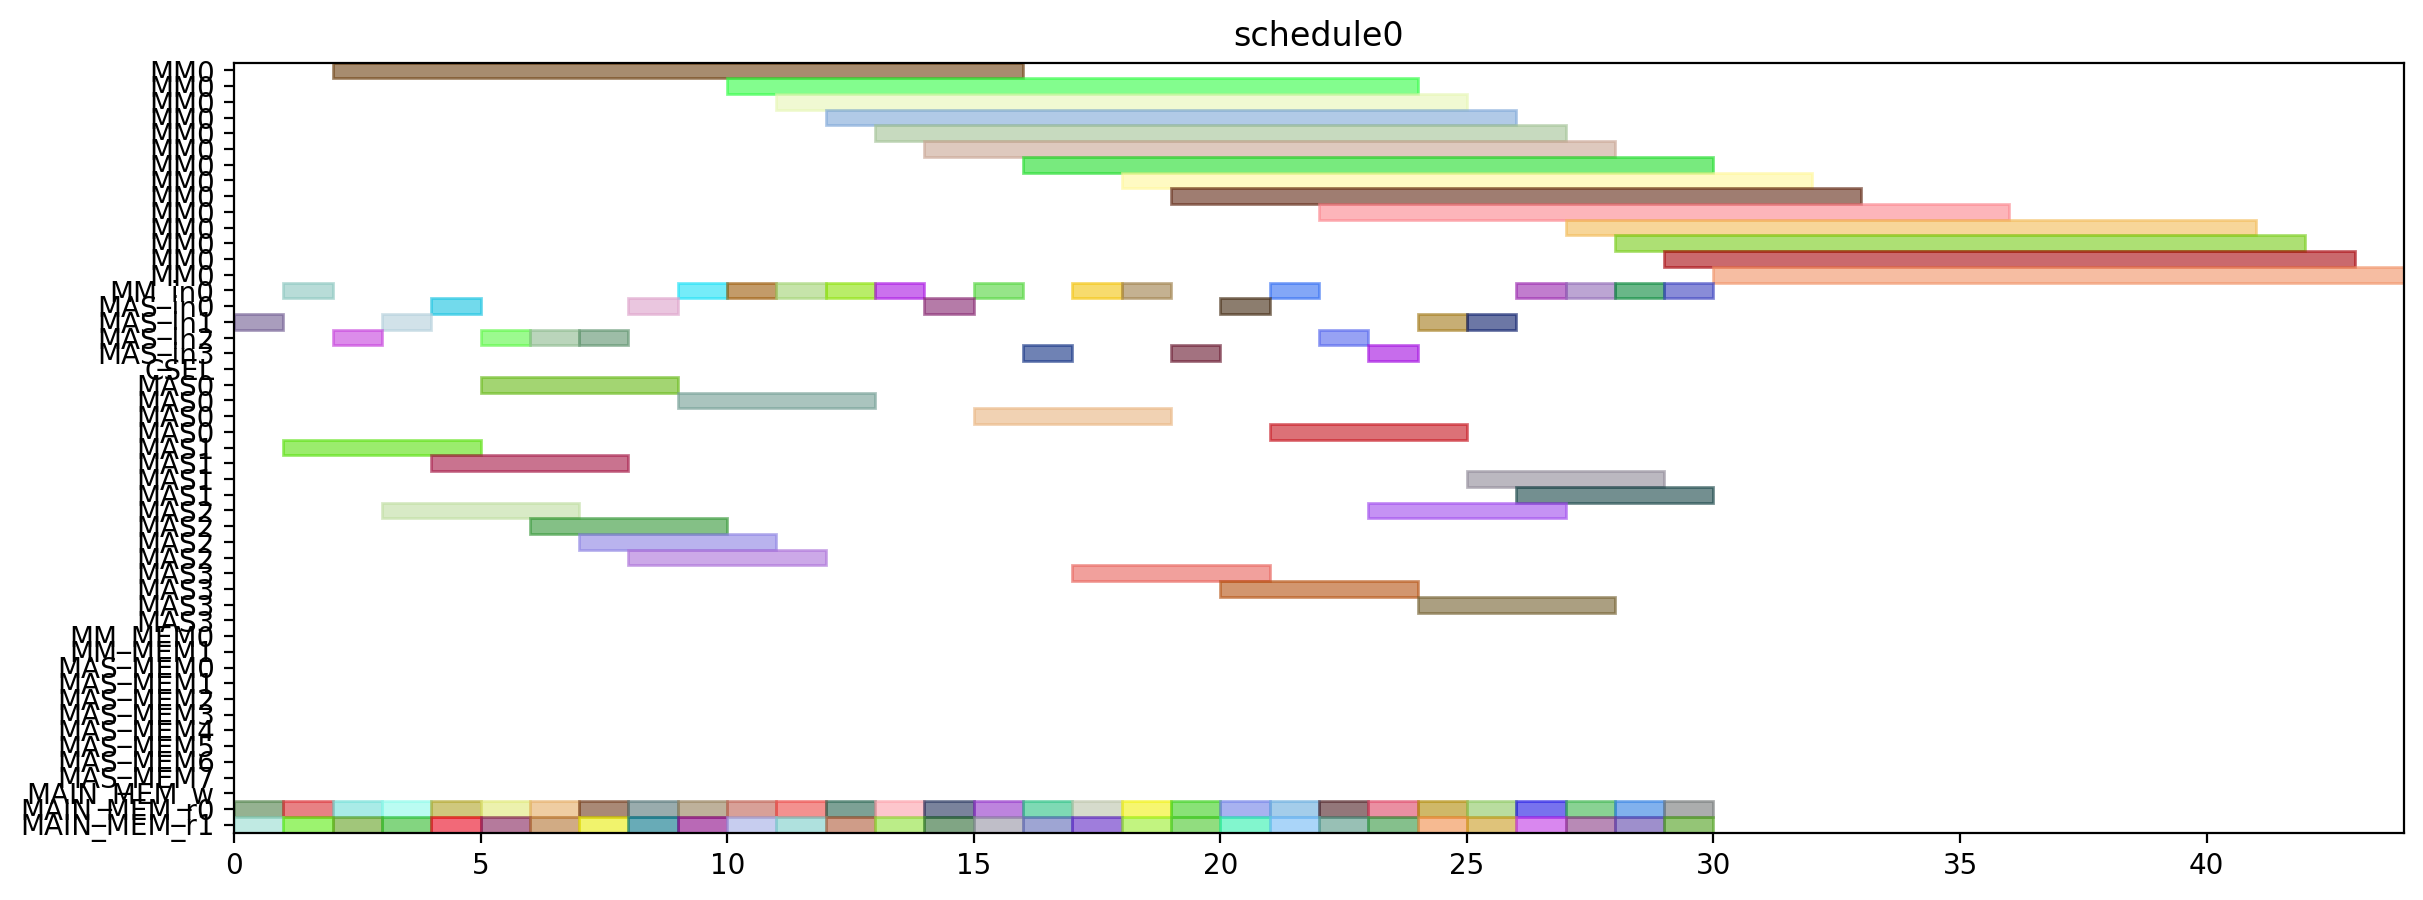

Source code (Python):
from pyschedule import Scenario, solvers, plotters, alt


def solve():
	horizon = 120
	S = Scenario("schedule0", horizon=horizon)

	# resource
	MM = S.Resources('MM', num=1, size=14)
	MM_in = S.Resources('MM_in', num=1)
	MAS_in = S.Resources('MAS_in', num=4)
	CSEL = S.Resource('CSEL')
	MAS = S.Resources('MAS', num=4, size=4, periods=range(1, horizon))
	MM_MEM = S.Resources('MM_MEM', num=2)
	MAS_MEM = S.Resources('MAS_MEM', num=8)
	MAIN_MEM_w = S.Resource('MAIN_MEM_w', size=1)
	MAIN_MEM_r = S.Resources('MAIN_MEM_r', num=2)

	# result of previous scheduling

	# new tasks
	r1_t0 = S.Task('r1_t0', length=14, delay_cost=1)
	r1_t0 += alt(MM)
	r1_t0_in = S.Task('r1_t0_in', length=1, delay_cost=1)
	r1_t0_in += alt(MM_in)
	S += r1_t0_in*MM_in[0]<=r1_t0*MM[0]
	r1_t0_mem0 = S.Task('r1_t0_mem0', length=1, delay_cost=1)
	r1_t0_mem0 += MAIN_MEM_r[0]
	S += r1_t0_mem0 <= r1_t0

	r1_t0_mem1 = S.Task('r1_t0_mem1', length=1, delay_cost=1)
	r1_t0_mem1 += MAIN_MEM_r[1]
	S += r1_t0_mem1 <= r1_t0

	r1_t1 = S.Task('r1_t1', length=14, delay_cost=1)
	r1_t1 += alt(MM)
	r1_t1_in = S.Task('r1_t1_in', length=1, delay_cost=1)
	r1_t1_in += alt(MM_in)
	S += r1_t1_in*MM_in[0]<=r1_t1*MM[0]
	r1_t1_mem0 = S.Task('r1_t1_mem0', length=1, delay_cost=1)
	r1_t1_mem0 += MAIN_MEM_r[0]
	S += r1_t1_mem0 <= r1_t1

	r1_t1_mem1 = S.Task('r1_t1_mem1', length=1, delay_cost=1)
	r1_t1_mem1 += MAIN_MEM_r[1]
	S += r1_t1_mem1 <= r1_t1

	r1_t2 = S.Task('r1_t2', length=4, delay_cost=1)
	r1_t2 += alt(MAS)
	r1_t2_in = S.Task('r1_t2_in', length=1, delay_cost=1)
	r1_t2_in += alt(MAS_in)
	S += r1_t2_in*MAS_in[0]<=r1_t2*MAS[0]

	S += r1_t2_in*MAS_in[1]<=r1_t2*MAS[1]

	S += r1_t2_in*MAS_in[2]<=r1_t2*MAS[2]

	S += r1_t2_in*MAS_in[3]<=r1_t2*MAS[3]

	r1_t2_mem0 = S.Task('r1_t2_mem0', length=1, delay_cost=1)
	r1_t2_mem0 += MAIN_MEM_r[0]
	S += r1_t2_mem0 <= r1_t2

	r1_t2_mem1 = S.Task('r1_t2_mem1', length=1, delay_cost=1)
	r1_t2_mem1 += MAIN_MEM_r[1]
	S += r1_t2_mem1 <= r1_t2

	r1_t3 = S.Task('r1_t3', length=4, delay_cost=1)
	r1_t3 += alt(MAS)
	r1_t3_in = S.Task('r1_t3_in', length=1, delay_cost=1)
	r1_t3_in += alt(MAS_in)
	S += r1_t3_in*MAS_in[0]<=r1_t3*MAS[0]

	S += r1_t3_in*MAS_in[1]<=r1_t3*MAS[1]

	S += r1_t3_in*MAS_in[2]<=r1_t3*MAS[2]

	S += r1_t3_in*MAS_in[3]<=r1_t3*MAS[3]

	r1_t3_mem0 = S.Task('r1_t3_mem0', length=1, delay_cost=1)
	r1_t3_mem0 += MAIN_MEM_r[0]
	S += r1_t3_mem0 <= r1_t3

	r1_t3_mem1 = S.Task('r1_t3_mem1', length=1, delay_cost=1)
	r1_t3_mem1 += MAIN_MEM_r[1]
	S += r1_t3_mem1 <= r1_t3

	r3_t0 = S.Task('r3_t0', length=14, delay_cost=1)
	r3_t0 += alt(MM)
	r3_t0_in = S.Task('r3_t0_in', length=1, delay_cost=1)
	r3_t0_in += alt(MM_in)
	S += r3_t0_in*MM_in[0]<=r3_t0*MM[0]
	r3_t0_mem0 = S.Task('r3_t0_mem0', length=1, delay_cost=1)
	r3_t0_mem0 += MAIN_MEM_r[0]
	S += r3_t0_mem0 <= r3_t0

	r3_t0_mem1 = S.Task('r3_t0_mem1', length=1, delay_cost=1)
	r3_t0_mem1 += MAIN_MEM_r[1]
	S += r3_t0_mem1 <= r3_t0

	r3_t1 = S.Task('r3_t1', length=14, delay_cost=1)
	r3_t1 += alt(MM)
	r3_t1_in = S.Task('r3_t1_in', length=1, delay_cost=1)
	r3_t1_in += alt(MM_in)
	S += r3_t1_in*MM_in[0]<=r3_t1*MM[0]
	r3_t1_mem0 = S.Task('r3_t1_mem0', length=1, delay_cost=1)
	r3_t1_mem0 += MAIN_MEM_r[0]
	S += r3_t1_mem0 <= r3_t1

	r3_t1_mem1 = S.Task('r3_t1_mem1', length=1, delay_cost=1)
	r3_t1_mem1 += MAIN_MEM_r[1]
	S += r3_t1_mem1 <= r3_t1

	r3_t2 = S.Task('r3_t2', length=4, delay_cost=1)
	r3_t2 += alt(MAS)
	r3_t2_in = S.Task('r3_t2_in', length=1, delay_cost=1)
	r3_t2_in += alt(MAS_in)
	S += r3_t2_in*MAS_in[0]<=r3_t2*MAS[0]

	S += r3_t2_in*MAS_in[1]<=r3_t2*MAS[1]

	S += r3_t2_in*MAS_in[2]<=r3_t2*MAS[2]

	S += r3_t2_in*MAS_in[3]<=r3_t2*MAS[3]

	r3_t2_mem0 = S.Task('r3_t2_mem0', length=1, delay_cost=1)
	r3_t2_mem0 += MAIN_MEM_r[0]
	S += r3_t2_mem0 <= r3_t2

	r3_t2_mem1 = S.Task('r3_t2_mem1', length=1, delay_cost=1)
	r3_t2_mem1 += MAIN_MEM_r[1]
	S += r3_t2_mem1 <= r3_t2

	r3_t3 = S.Task('r3_t3', length=4, delay_cost=1)
	r3_t3 += alt(MAS)
	r3_t3_in = S.Task('r3_t3_in', length=1, delay_cost=1)
	r3_t3_in += alt(MAS_in)
	S += r3_t3_in*MAS_in[0]<=r3_t3*MAS[0]

	S += r3_t3_in*MAS_in[1]<=r3_t3*MAS[1]

	S += r3_t3_in*MAS_in[2]<=r3_t3*MAS[2]

	S += r3_t3_in*MAS_in[3]<=r3_t3*MAS[3]

	r3_t3_mem0 = S.Task('r3_t3_mem0', length=1, delay_cost=1)
	r3_t3_mem0 += MAIN_MEM_r[0]
	S += r3_t3_mem0 <= r3_t3

	r3_t3_mem1 = S.Task('r3_t3_mem1', length=1, delay_cost=1)
	r3_t3_mem1 += MAIN_MEM_r[1]
	S += r3_t3_mem1 <= r3_t3

	r4_t0 = S.Task('r4_t0', length=14, delay_cost=1)
	r4_t0 += alt(MM)
	r4_t0_in = S.Task('r4_t0_in', length=1, delay_cost=1)
	r4_t0_in += alt(MM_in)
	S += r4_t0_in*MM_in[0]<=r4_t0*MM[0]
	r4_t0_mem0 = S.Task('r4_t0_mem0', length=1, delay_cost=1)
	r4_t0_mem0 += MAIN_MEM_r[0]
	S += r4_t0_mem0 <= r4_t0

	r4_t0_mem1 = S.Task('r4_t0_mem1', length=1, delay_cost=1)
	r4_t0_mem1 += MAIN_MEM_r[1]
	S += r4_t0_mem1 <= r4_t0

	r4_t1 = S.Task('r4_t1', length=14, delay_cost=1)
	r4_t1 += alt(MM)
	r4_t1_in = S.Task('r4_t1_in', length=1, delay_cost=1)
	r4_t1_in += alt(MM_in)
	S += r4_t1_in*MM_in[0]<=r4_t1*MM[0]
	r4_t1_mem0 = S.Task('r4_t1_mem0', length=1, delay_cost=1)
	r4_t1_mem0 += MAIN_MEM_r[0]
	S += r4_t1_mem0 <= r4_t1

	r4_t1_mem1 = S.Task('r4_t1_mem1', length=1, delay_cost=1)
	r4_t1_mem1 += MAIN_MEM_r[1]
	S += r4_t1_mem1 <= r4_t1

	r4_t2 = S.Task('r4_t2', length=4, delay_cost=1)
	r4_t2 += alt(MAS)
	r4_t2_in = S.Task('r4_t2_in', length=1, delay_cost=1)
	r4_t2_in += alt(MAS_in)
	S += r4_t2_in*MAS_in[0]<=r4_t2*MAS[0]

	S += r4_t2_in*MAS_in[1]<=r4_t2*MAS[1]

	S += r4_t2_in*MAS_in[2]<=r4_t2*MAS[2]

	S += r4_t2_in*MAS_in[3]<=r4_t2*MAS[3]

	r4_t2_mem0 = S.Task('r4_t2_mem0', length=1, delay_cost=1)
	r4_t2_mem0 += MAIN_MEM_r[0]
	S += r4_t2_mem0 <= r4_t2

	r4_t2_mem1 = S.Task('r4_t2_mem1', length=1, delay_cost=1)
	r4_t2_mem1 += MAIN_MEM_r[1]
	S += r4_t2_mem1 <= r4_t2

	r4_t3 = S.Task('r4_t3', length=4, delay_cost=1)
	r4_t3 += alt(MAS)
	r4_t3_in = S.Task('r4_t3_in', length=1, delay_cost=1)
	r4_t3_in += alt(MAS_in)
	S += r4_t3_in*MAS_in[0]<=r4_t3*MAS[0]

	S += r4_t3_in*MAS_in[1]<=r4_t3*MAS[1]

	S += r4_t3_in*MAS_in[2]<=r4_t3*MAS[2]

	S += r4_t3_in*MAS_in[3]<=r4_t3*MAS[3]

	r4_t3_mem0 = S.Task('r4_t3_mem0', length=1, delay_cost=1)
	r4_t3_mem0 += MAIN_MEM_r[0]
	S += r4_t3_mem0 <= r4_t3

	r4_t3_mem1 = S.Task('r4_t3_mem1', length=1, delay_cost=1)
	r4_t3_mem1 += MAIN_MEM_r[1]
	S += r4_t3_mem1 <= r4_t3

	r5_t0 = S.Task('r5_t0', length=14, delay_cost=1)
	r5_t0 += alt(MM)
	r5_t0_in = S.Task('r5_t0_in', length=1, delay_cost=1)
	r5_t0_in += alt(MM_in)
	S += r5_t0_in*MM_in[0]<=r5_t0*MM[0]
	r5_t0_mem0 = S.Task('r5_t0_mem0', length=1, delay_cost=1)
	r5_t0_mem0 += MAIN_MEM_r[0]
	S += r5_t0_mem0 <= r5_t0

	r5_t0_mem1 = S.Task('r5_t0_mem1', length=1, delay_cost=1)
	r5_t0_mem1 += MAIN_MEM_r[1]
	S += r5_t0_mem1 <= r5_t0

	r5_t1 = S.Task('r5_t1', length=14, delay_cost=1)
	r5_t1 += alt(MM)
	r5_t1_in = S.Task('r5_t1_in', length=1, delay_cost=1)
	r5_t1_in += alt(MM_in)
	S += r5_t1_in*MM_in[0]<=r5_t1*MM[0]
	r5_t1_mem0 = S.Task('r5_t1_mem0', length=1, delay_cost=1)
	r5_t1_mem0 += MAIN_MEM_r[0]
	S += r5_t1_mem0 <= r5_t1

	r5_t1_mem1 = S.Task('r5_t1_mem1', length=1, delay_cost=1)
	r5_t1_mem1 += MAIN_MEM_r[1]
	S += r5_t1_mem1 <= r5_t1

	r5_t2 = S.Task('r5_t2', length=4, delay_cost=1)
	r5_t2 += alt(MAS)
	r5_t2_in = S.Task('r5_t2_in', length=1, delay_cost=1)
	r5_t2_in += alt(MAS_in)
	S += r5_t2_in*MAS_in[0]<=r5_t2*MAS[0]

	S += r5_t2_in*MAS_in[1]<=r5_t2*MAS[1]

	S += r5_t2_in*MAS_in[2]<=r5_t2*MAS[2]

	S += r5_t2_in*MAS_in[3]<=r5_t2*MAS[3]

	r5_t2_mem0 = S.Task('r5_t2_mem0', length=1, delay_cost=1)
	r5_t2_mem0 += MAIN_MEM_r[0]
	S += r5_t2_mem0 <= r5_t2

	r5_t2_mem1 = S.Task('r5_t2_mem1', length=1, delay_cost=1)
	r5_t2_mem1 += MAIN_MEM_r[1]
	S += r5_t2_mem1 <= r5_t2

	r5_t3 = S.Task('r5_t3', length=4, delay_cost=1)
	r5_t3 += alt(MAS)
	r5_t3_in = S.Task('r5_t3_in', length=1, delay_cost=1)
	r5_t3_in += alt(MAS_in)
	S += r5_t3_in*MAS_in[0]<=r5_t3*MAS[0]

	S += r5_t3_in*MAS_in[1]<=r5_t3*MAS[1]

	S += r5_t3_in*MAS_in[2]<=r5_t3*MAS[2]

	S += r5_t3_in*MAS_in[3]<=r5_t3*MAS[3]

	r5_t3_mem0 = S.Task('r5_t3_mem0', length=1, delay_cost=1)
	r5_t3_mem0 += MAIN_MEM_r[0]
	S += r5_t3_mem0 <= r5_t3

	r5_t3_mem1 = S.Task('r5_t3_mem1', length=1, delay_cost=1)
	r5_t3_mem1 += MAIN_MEM_r[1]
	S += r5_t3_mem1 <= r5_t3

	r6_t0 = S.Task('r6_t0', length=14, delay_cost=1)
	r6_t0 += alt(MM)
	r6_t0_in = S.Task('r6_t0_in', length=1, delay_cost=1)
	r6_t0_in += alt(MM_in)
	S += r6_t0_in*MM_in[0]<=r6_t0*MM[0]
	r6_t0_mem0 = S.Task('r6_t0_mem0', length=1, delay_cost=1)
	r6_t0_mem0 += MAIN_MEM_r[0]
	S += r6_t0_mem0 <= r6_t0

	r6_t0_mem1 = S.Task('r6_t0_mem1', length=1, delay_cost=1)
	r6_t0_mem1 += MAIN_MEM_r[1]
	S += r6_t0_mem1 <= r6_t0

	r6_t1 = S.Task('r6_t1', length=14, delay_cost=1)
	r6_t1 += alt(MM)
	r6_t1_in = S.Task('r6_t1_in', length=1, delay_cost=1)
	r6_t1_in += alt(MM_in)
	S += r6_t1_in*MM_in[0]<=r6_t1*MM[0]
	r6_t1_mem0 = S.Task('r6_t1_mem0', length=1, delay_cost=1)
	r6_t1_mem0 += MAIN_MEM_r[0]
	S += r6_t1_mem0 <= r6_t1

	r6_t1_mem1 = S.Task('r6_t1_mem1', length=1, delay_cost=1)
	r6_t1_mem1 += MAIN_MEM_r[1]
	S += r6_t1_mem1 <= r6_t1

	r6_t2 = S.Task('r6_t2', length=4, delay_cost=1)
	r6_t2 += alt(MAS)
	r6_t2_in = S.Task('r6_t2_in', length=1, delay_cost=1)
	r6_t2_in += alt(MAS_in)
	S += r6_t2_in*MAS_in[0]<=r6_t2*MAS[0]

	S += r6_t2_in*MAS_in[1]<=r6_t2*MAS[1]

	S += r6_t2_in*MAS_in[2]<=r6_t2*MAS[2]

	S += r6_t2_in*MAS_in[3]<=r6_t2*MAS[3]

	r6_t2_mem0 = S.Task('r6_t2_mem0', length=1, delay_cost=1)
	r6_t2_mem0 += MAIN_MEM_r[0]
	S += r6_t2_mem0 <= r6_t2

	r6_t2_mem1 = S.Task('r6_t2_mem1', length=1, delay_cost=1)
	r6_t2_mem1 += MAIN_MEM_r[1]
	S += r6_t2_mem1 <= r6_t2

	r6_t3 = S.Task('r6_t3', length=4, delay_cost=1)
	r6_t3 += alt(MAS)
	r6_t3_in = S.Task('r6_t3_in', length=1, delay_cost=1)
	r6_t3_in += alt(MAS_in)
	S += r6_t3_in*MAS_in[0]<=r6_t3*MAS[0]

	S += r6_t3_in*MAS_in[1]<=r6_t3*MAS[1]

	S += r6_t3_in*MAS_in[2]<=r6_t3*MAS[2]

	S += r6_t3_in*MAS_in[3]<=r6_t3*MAS[3]

	r6_t3_mem0 = S.Task('r6_t3_mem0', length=1, delay_cost=1)
	r6_t3_mem0 += MAIN_MEM_r[0]
	S += r6_t3_mem0 <= r6_t3

	r6_t3_mem1 = S.Task('r6_t3_mem1', length=1, delay_cost=1)
	r6_t3_mem1 += MAIN_MEM_r[1]
	S += r6_t3_mem1 <= r6_t3

	r9_t2 = S.Task('r9_t2', length=4, delay_cost=1)
	r9_t2 += alt(MAS)
	r9_t2_in = S.Task('r9_t2_in', length=1, delay_cost=1)
	r9_t2_in += alt(MAS_in)
	S += r9_t2_in*MAS_in[0]<=r9_t2*MAS[0]

	S += r9_t2_in*MAS_in[1]<=r9_t2*MAS[1]

	S += r9_t2_in*MAS_in[2]<=r9_t2*MAS[2]

	S += r9_t2_in*MAS_in[3]<=r9_t2*MAS[3]

	r9_t2_mem0 = S.Task('r9_t2_mem0', length=1, delay_cost=1)
	r9_t2_mem0 += MAIN_MEM_r[0]
	S += r9_t2_mem0 <= r9_t2

	r9_t2_mem1 = S.Task('r9_t2_mem1', length=1, delay_cost=1)
	r9_t2_mem1 += MAIN_MEM_r[1]
	S += r9_t2_mem1 <= r9_t2

	r12_t0 = S.Task('r12_t0', length=14, delay_cost=1)
	r12_t0 += alt(MM)
	r12_t0_in = S.Task('r12_t0_in', length=1, delay_cost=1)
	r12_t0_in += alt(MM_in)
	S += r12_t0_in*MM_in[0]<=r12_t0*MM[0]
	r12_t0_mem0 = S.Task('r12_t0_mem0', length=1, delay_cost=1)
	r12_t0_mem0 += MAIN_MEM_r[0]
	S += r12_t0_mem0 <= r12_t0

	r12_t0_mem1 = S.Task('r12_t0_mem1', length=1, delay_cost=1)
	r12_t0_mem1 += MAIN_MEM_r[1]
	S += r12_t0_mem1 <= r12_t0

	r12_t1 = S.Task('r12_t1', length=14, delay_cost=1)
	r12_t1 += alt(MM)
	r12_t1_in = S.Task('r12_t1_in', length=1, delay_cost=1)
	r12_t1_in += alt(MM_in)
	S += r12_t1_in*MM_in[0]<=r12_t1*MM[0]
	r12_t1_mem0 = S.Task('r12_t1_mem0', length=1, delay_cost=1)
	r12_t1_mem0 += MAIN_MEM_r[0]
	S += r12_t1_mem0 <= r12_t1

	r12_t1_mem1 = S.Task('r12_t1_mem1', length=1, delay_cost=1)
	r12_t1_mem1 += MAIN_MEM_r[1]
	S += r12_t1_mem1 <= r12_t1

	r12_t2 = S.Task('r12_t2', length=4, delay_cost=1)
	r12_t2 += alt(MAS)
	r12_t2_in = S.Task('r12_t2_in', length=1, delay_cost=1)
	r12_t2_in += alt(MAS_in)
	S += r12_t2_in*MAS_in[0]<=r12_t2*MAS[0]

	S += r12_t2_in*MAS_in[1]<=r12_t2*MAS[1]

	S += r12_t2_in*MAS_in[2]<=r12_t2*MAS[2]

	S += r12_t2_in*MAS_in[3]<=r12_t2*MAS[3]

	r12_t2_mem0 = S.Task('r12_t2_mem0', length=1, delay_cost=1)
	r12_t2_mem0 += MAIN_MEM_r[0]
	S += r12_t2_mem0 <= r12_t2

	r12_t2_mem1 = S.Task('r12_t2_mem1', length=1, delay_cost=1)
	r12_t2_mem1 += MAIN_MEM_r[1]
	S += r12_t2_mem1 <= r12_t2

	r12_t3 = S.Task('r12_t3', length=4, delay_cost=1)
	r12_t3 += alt(MAS)
	r12_t3_in = S.Task('r12_t3_in', length=1, delay_cost=1)
	r12_t3_in += alt(MAS_in)
	S += r12_t3_in*MAS_in[0]<=r12_t3*MAS[0]

	S += r12_t3_in*MAS_in[1]<=r12_t3*MAS[1]

	S += r12_t3_in*MAS_in[2]<=r12_t3*MAS[2]

	S += r12_t3_in*MAS_in[3]<=r12_t3*MAS[3]

	r12_t3_mem0 = S.Task('r12_t3_mem0', length=1, delay_cost=1)
	r12_t3_mem0 += MAIN_MEM_r[0]
	S += r12_t3_mem0 <= r12_t3

	r12_t3_mem1 = S.Task('r12_t3_mem1', length=1, delay_cost=1)
	r12_t3_mem1 += MAIN_MEM_r[1]
	S += r12_t3_mem1 <= r12_t3

	r13_t0 = S.Task('r13_t0', length=14, delay_cost=1)
	r13_t0 += alt(MM)
	r13_t0_in = S.Task('r13_t0_in', length=1, delay_cost=1)
	r13_t0_in += alt(MM_in)
	S += r13_t0_in*MM_in[0]<=r13_t0*MM[0]
	r13_t0_mem0 = S.Task('r13_t0_mem0', length=1, delay_cost=1)
	r13_t0_mem0 += MAIN_MEM_r[0]
	S += r13_t0_mem0 <= r13_t0

	r13_t0_mem1 = S.Task('r13_t0_mem1', length=1, delay_cost=1)
	r13_t0_mem1 += MAIN_MEM_r[1]
	S += r13_t0_mem1 <= r13_t0

	r13_t1 = S.Task('r13_t1', length=14, delay_cost=1)
	r13_t1 += alt(MM)
	r13_t1_in = S.Task('r13_t1_in', length=1, delay_cost=1)
	r13_t1_in += alt(MM_in)
	S += r13_t1_in*MM_in[0]<=r13_t1*MM[0]
	r13_t1_mem0 = S.Task('r13_t1_mem0', length=1, delay_cost=1)
	r13_t1_mem0 += MAIN_MEM_r[0]
	S += r13_t1_mem0 <= r13_t1

	r13_t1_mem1 = S.Task('r13_t1_mem1', length=1, delay_cost=1)
	r13_t1_mem1 += MAIN_MEM_r[1]
	S += r13_t1_mem1 <= r13_t1

	r13_t2 = S.Task('r13_t2', length=4, delay_cost=1)
	r13_t2 += alt(MAS)
	r13_t2_in = S.Task('r13_t2_in', length=1, delay_cost=1)
	r13_t2_in += alt(MAS_in)
	S += r13_t2_in*MAS_in[0]<=r13_t2*MAS[0]

	S += r13_t2_in*MAS_in[1]<=r13_t2*MAS[1]

	S += r13_t2_in*MAS_in[2]<=r13_t2*MAS[2]

	S += r13_t2_in*MAS_in[3]<=r13_t2*MAS[3]

	r13_t2_mem0 = S.Task('r13_t2_mem0', length=1, delay_cost=1)
	r13_t2_mem0 += MAIN_MEM_r[0]
	S += r13_t2_mem0 <= r13_t2

	r13_t2_mem1 = S.Task('r13_t2_mem1', length=1, delay_cost=1)
	r13_t2_mem1 += MAIN_MEM_r[1]
	S += r13_t2_mem1 <= r13_t2

	r13_t3 = S.Task('r13_t3', length=4, delay_cost=1)
	r13_t3 += alt(MAS)
	r13_t3_in = S.Task('r13_t3_in', length=1, delay_cost=1)
	r13_t3_in += alt(MAS_in)
	S += r13_t3_in*MAS_in[0]<=r13_t3*MAS[0]

	S += r13_t3_in*MAS_in[1]<=r13_t3*MAS[1]

	S += r13_t3_in*MAS_in[2]<=r13_t3*MAS[2]

	S += r13_t3_in*MAS_in[3]<=r13_t3*MAS[3]

	r13_t3_mem0 = S.Task('r13_t3_mem0', length=1, delay_cost=1)
	r13_t3_mem0 += MAIN_MEM_r[0]
	S += r13_t3_mem0 <= r13_t3

	r13_t3_mem1 = S.Task('r13_t3_mem1', length=1, delay_cost=1)
	r13_t3_mem1 += MAIN_MEM_r[1]
	S += r13_t3_mem1 <= r13_t3

	r16_t3 = S.Task('r16_t3', length=4, delay_cost=1)
	r16_t3 += alt(MAS)
	r16_t3_in = S.Task('r16_t3_in', length=1, delay_cost=1)
	r16_t3_in += alt(MAS_in)
	S += r16_t3_in*MAS_in[0]<=r16_t3*MAS[0]

	S += r16_t3_in*MAS_in[1]<=r16_t3*MAS[1]

	S += r16_t3_in*MAS_in[2]<=r16_t3*MAS[2]

	S += r16_t3_in*MAS_in[3]<=r16_t3*MAS[3]

	r16_t3_mem0 = S.Task('r16_t3_mem0', length=1, delay_cost=1)
	r16_t3_mem0 += MAIN_MEM_r[0]
	S += r16_t3_mem0 <= r16_t3

	r16_t3_mem1 = S.Task('r16_t3_mem1', length=1, delay_cost=1)
	r16_t3_mem1 += MAIN_MEM_r[1]
	S += r16_t3_mem1 <= r16_t3

	solvers.mip.solve(S,msg=1,kind='CPLEX',ratio_gap=1.01)

	solution = [['hoge']*len(S.solution()[1]) for i in range(len(S.solution()))]
	for i in range(len(S.solution())):
		for j in range(len(S.solution()[i])):
			solution[i][j]=str(S.solution()[i][j])
	print(solution)

	cycles = int(solution[-1][3])

	pic_file_name = "/mnt/rose/usr1/fukuda/ABE/multiRAM_multiMAS_16mux/scheduling_result/stage14MM1_stage4MAS4/EP2_YRECOVER/schedule0.png"
	if(S.solution() != []):
		plotters.matplotlib.plot(S,img_filename=pic_file_name, show_task_labels=False, fig_size=(cycles*0.25+3, 5))

	return solution
